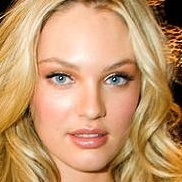
#> input picture data/crop/female/female_1073.jpg, 182 x 182 px; its folder holds only this picture in this run
$ jupyter execute 'structuring data.ipynb'   (shell and % lines are left out)
#> lines starting #> are read from the running program, lines starting #| are printed output that depends on the picture
[cell 1]
import numpy as np
import pandas as pd
import cv2
import matplotlib.pyplot as plt
from PIL import Image
from glob import glob
import pickle

[cell 2]
female = glob('./data/crop/female/*.jpg')
male = glob('./data/crop/male/*.jpg')

[cell 3]
len(female),len(male)

[cell 4]
path = female+male

[cell 5]
#get size of image
def getSize(path):
#> called with path = './data/crop/female/female_1073.jpg'
    img = Image.open(path)
#> img is the input picture: PIL image 182x182 RGB; mean R, G, B 195.2, 150.7, 108.7
    return(img.size[0])

[cell 6]
getSize(path[0])

[cell 7]
df = pd.DataFrame(data=path,columns=['path'])
#> df = table of 1 rows and 1 columns
df
#> Out = table of 1 rows and 1 columns

[cell 8]
df['size'] = df['path'].apply(getSize)
df
#> Out = table of 1 rows and 2 columns

[cell 9]
df.describe()
#> Out = table of 8 rows and 1 columns

[cell 10]
df['size'].plot(kind='box')
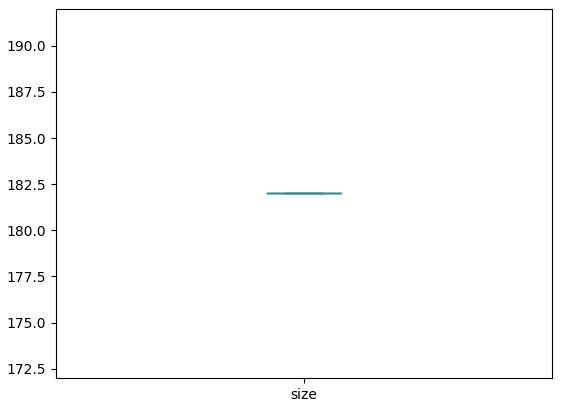
#> figure drawn by matplotlib, 1 panel

[cell 11]
plt.hist(df['size'],bins=30)
plt.show()
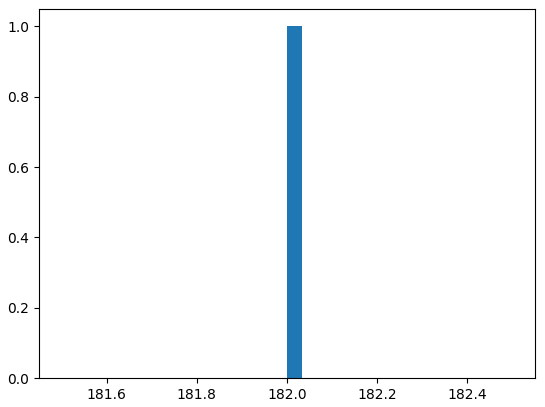
#> figure drawn by matplotlib, 1 panel; tallest bar 1 high, from x = 182 to 182

## resize all the images in 100 x 100 and remove images with size less than 60

[cell 12]
df_new = df[df['size']>60]
#> df_new = table of 1 rows and 2 columns

[cell 13]
df_new
#> Out = table of 1 rows and 2 columns

[cell 14]
def gender(string):
    #string = df['path'][0]
    try:
        return string.split('\\')[0].split('/')[-1]
    except:
        return None

[cell 15]
df_new['gender'] = df_new['path'].apply(gender)

[cell 16]
df_new
#> Out = table of 1 rows and 3 columns

[cell 17]
df_new['gender'].value_counts()

# Resize image

[cell 18]
def resize_img(path_to_resize):
#> called with path_to_resize = './data/crop/female/female_1073.jpg'
    img = cv2.imread(path_to_resize)
#> img: shape (182, 182, 3)
    gray = cv2.cvtColor(img,cv2.COLOR_BGR2GRAY)
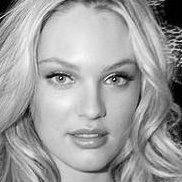
#> gray: shape (182, 182); min 0, max 251, mean 159.2
    size = gray.shape[0]
#> size = 182
    if(size>100):
        gray_re = cv2.resize(gray,(100,100),cv2.INTER_AREA)
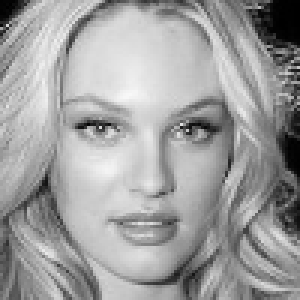
#> gray_re: shape (100, 100) (shown 3 times larger); min 0, max 248, mean 159.1
    else:
        gray_re = cv2.resize(gray,(100,100),cv2.INTER_CUBIC)
    return gray_re.flatten()

[cell 19]
len(resize_img(path[0]))

[cell 20]
df_new['structure_data'] = df_new['path'].apply(resize_img)

[cell 21]
df_new

[cell 22]
df1  = df_new['structure_data'].apply(pd.Series)

[cell 23]
df1

[cell 24]
df2 = pd.concat((df_new['gender'],df1),axis=1)

[cell 25]
df2

[cell 26]
plt.imshow(df2.iloc[0,1:].values.reshape(100,100).astype('int'),cmap='gray')
plt.title('Label: '+df2.loc[0]['gender'])
plt.show()
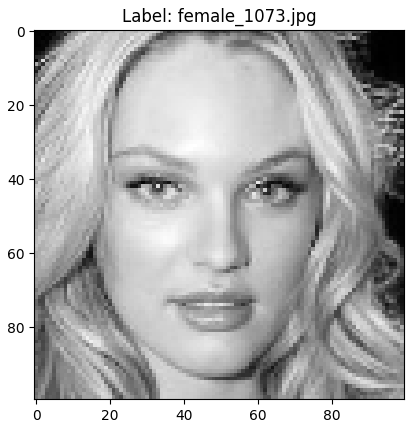
#> figure drawn by matplotlib, 1 panel

$ run again, on data/crop/female/female_1419.jpg
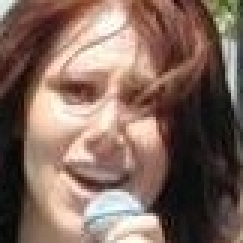
#> input picture data/crop/female/female_1419.jpg, 81 x 81 px (shown 3 times larger)
#> in getSize, img is the input picture: PIL image 81x81 RGB; mean R, G, B 128.6, 104, 92.9
#> img: shape (81, 81, 3)
#> in resize_img, `gray_re = cv2.resize(gray,(100,100),cv2.INTER_CUBIC)`:
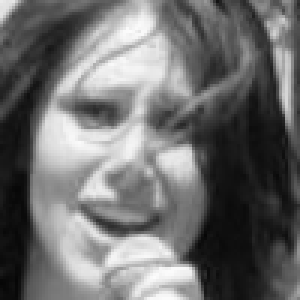
#> gray_re: shape (100, 100) (shown 3 times larger); min 6, max 252, mean 110
#> `plt.show()`:
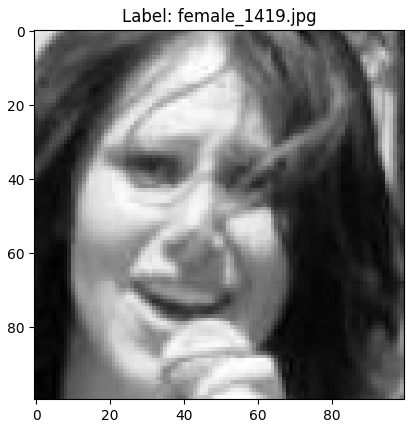
#> figure drawn by matplotlib, 1 panel

$ run again, on data/crop/female/female_1602.jpg
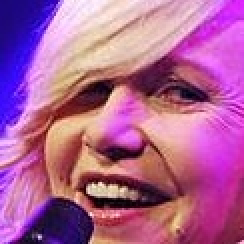
#> input picture data/crop/female/female_1602.jpg, 122 x 122 px (shown 2 times larger)
#> in getSize, img is the input picture: PIL image 122x122 RGB; mean R, G, B 175, 97.9, 149.7
#> img: shape (122, 122, 3)
#> in resize_img, `gray_re = cv2.resize(gray,(100,100),cv2.INTER_AREA)`:
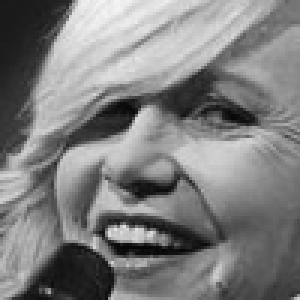
#> gray_re: shape (100, 100) (shown 3 times larger); min 3, max 244, mean 126.8
#> `plt.show()`:
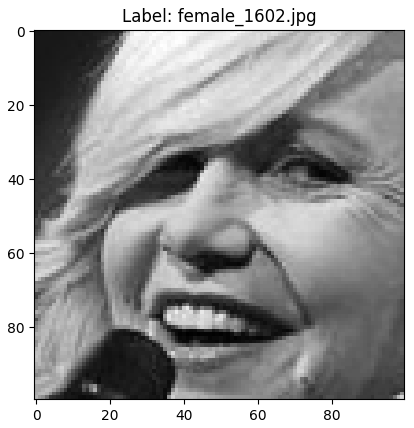
#> figure drawn by matplotlib, 1 panel

$ run again, on data/crop/female/female_1673.jpg
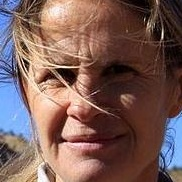
#> input picture data/crop/female/female_1673.jpg, 182 x 182 px
#> in getSize, img is the input picture: PIL image 182x182 RGB; mean R, G, B 122.4, 94.1, 88.8
#> img: shape (182, 182, 3)
#> in resize_img, `gray_re = cv2.resize(gray,(100,100),cv2.INTER_AREA)`:
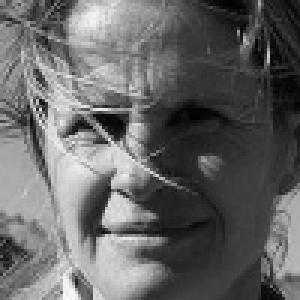
#> gray_re: shape (100, 100) (shown 3 times larger); min 2, max 252, mean 101.8
#> `plt.show()`:
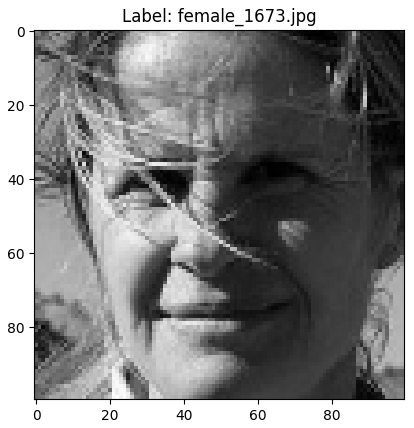
#> figure drawn by matplotlib, 1 panel
